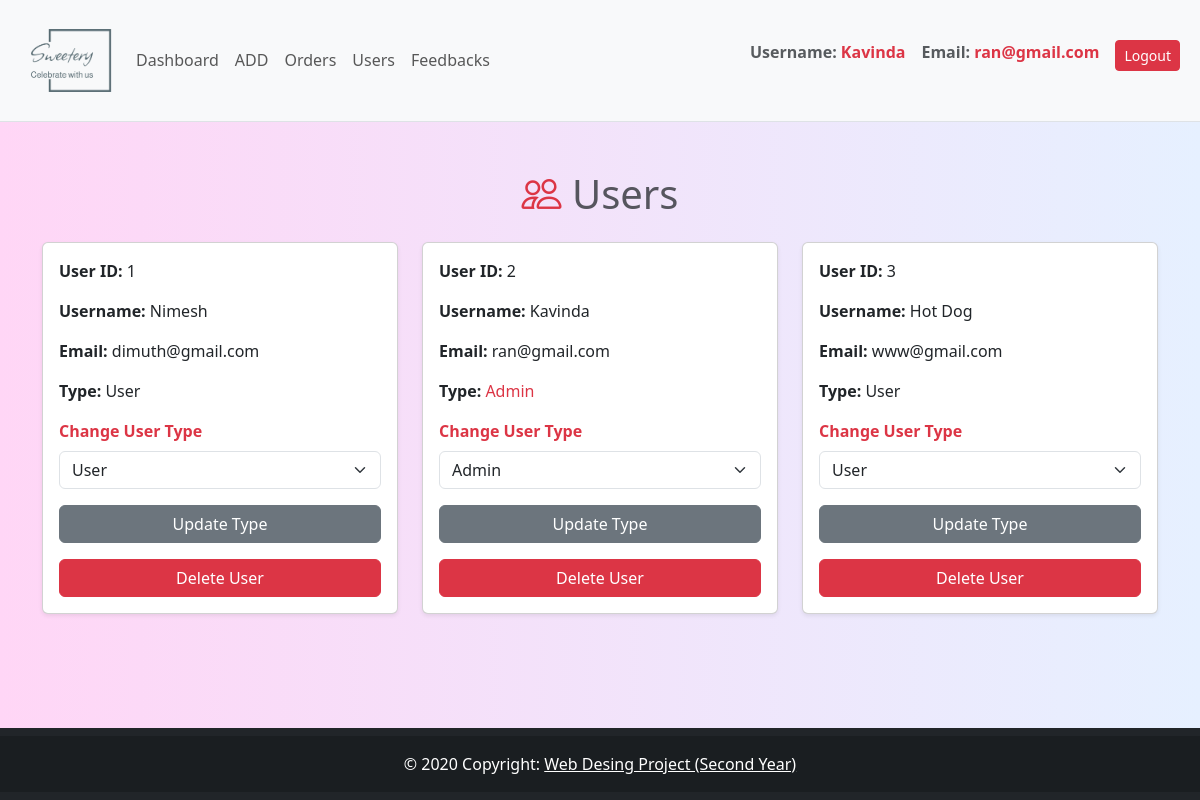
The page /admin/admin_users.php (signed in) on the database its author committed.
### tables this page shows
CREATE TABLE `users` (
  `id` int NOT NULL AUTO_INCREMENT,
  `name` varchar(50) NOT NULL,
  `email` varchar(100) NOT NULL,
  `password` varchar(50) NOT NULL,
  `user_type` varchar(60) NOT NULL DEFAULT 'user',
  PRIMARY KEY (`id`)
);

### admin/admin_users.php (the view, shortened to what this page needs)
<?php
@include '../includes/db.php';
?>
<!DOCTYPE html>
<html lang="en">
<head>
   <link rel="stylesheet" href="../css/admin_page.css">
    <link href="https://cdn.jsdelivr.net/npm/bootstrap@5.3.3/dist/css/bootstrap.min.css" rel="stylesheet">
    <link rel="stylesheet" href="https://cdn.jsdelivr.net/npm/bootstrap-icons@1.11.3/font/bootstrap-icons.min.css">
    <link rel="stylesheet" href="https://cdnjs.cloudflare.com/ajax/libs/font-awesome/5.15.4/css/all.min.css">
</head>
<body class="d-flex flex-column min-vh-100">
<?php @include './includes/admin_nav.php'; ?>
<section class="container my-5">
   <h1 class="text-center mb-4 text-muted"><i class="bi bi-people text-danger"></i> Users</h1>
   <div class="row">
      <?php
         $select_users = mysqli_query($conn, "SELECT * FROM `users`") or die('query failed');
         if(mysqli_num_rows($select_users) > 0){
            while($fetch_users = mysqli_fetch_assoc($select_users)){
      ?>
      <div class="col-md-4 mb-4">
         <div class="card p-3 shadow-sm">
            <p><strong>User ID:</strong> <span><?php echo $fetch_users['id']; ?></span></p>
            <p><strong>Username:</strong> <span style="text-transform: capitalize;"><?php echo $fetch_users['name']; ?></span></p>
            <p><strong>Email:</strong> <span><?php echo $fetch_users['email']; ?></span></p>
            <p><strong>Type:</strong> <span style="text-transform: capitalize;" class="<?php if($fetch_users['user_type'] == 'admin'){ echo 'text-danger'; } ?>"><?php echo $fetch_users['user_type']; ?></span></p>
            <form action="admin_users.php" method="post">
               <div class="mb-3">
                  <label for="user_type" class="form-label text-danger fw-bold">Change User Type</label>
                  <select name="user_type" class="form-select" required>
                     <option value="user" <?php if($fetch_users['user_type'] == 'user'){ echo 'selected'; } ?>>User</option>
                     <option value="admin" <?php if($fetch_users['user_type'] == 'admin'){ echo 'selected'; } ?>>Admin</option>
                  </select>
               </div>
               <input type="submit" name="update_user_type" value="Update Type" class="btn btn-secondary w-100">
            </form>
            <a href="admin_users.php?delete=<?php echo $fetch_users['id']; ?>" onclick="return confirm('Delete this user?');" class="btn btn-danger mt-3 w-100">Delete User</a>
         </div>
      </div>
      <?php
            }
         }
      ?>
   </div>
</section>
<?php @include './includes/admin_footer.php'; ?>
</body>
</html>

### css/admin_page.css (style rules this page uses)
* { list-style-type: none; }
body { background: linear-gradient(to right, #ffd6f6, #e6f0ff); }

### rows shown on the page
users: id "1", name "Nimesh", email "dimuth@gmail.com", user_type "User"
users: id "2", name "Kavinda", email "ran@gmail.com", user_type "Admin"
users: id "3", name "Hot Dog", email "www@gmail.com", user_type "User"

### other values the page prints
$_SESSION['admin_name'] "Kavinda"
$_SESSION['admin_email'] "ran@gmail.com"
